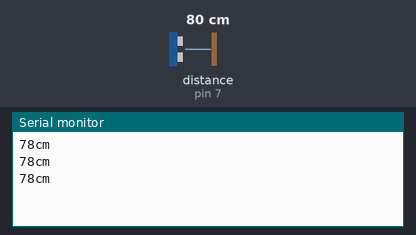
Bench run of a sketch on a simulated Arduino Uno, built with avr-gcc and run on an emulated ATmega328P. Parts: the last lines printed to the serial monitor. Wiring (inferred from the names in the program): ultrasonic range finder: trigger pin 6; echo pin 7. The test bench sets the inputs (shaded band); at power-on: distance to the obstacle (sensor on pin 7) 80 cm. The echo pulse lasts 58.3 µs per cm.

Above: at 1.3 s.
1.4 s: distance to the obstacle (sensor on pin 7) set to 2 cm
At 1.9 s:
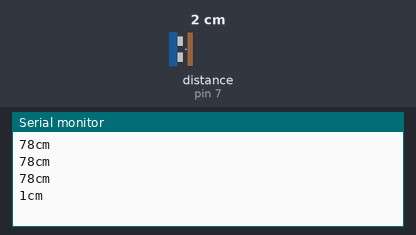
2.9 s: distance to the obstacle (sensor on pin 7) set to 4 cm
At 3.4 s:
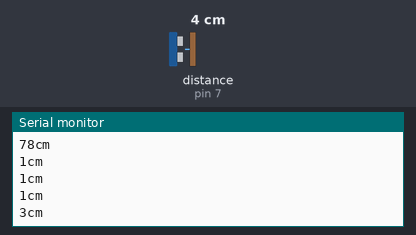
Timing chart, 0 to 5.9 s (numbered marks = the images above; inputs shaded):
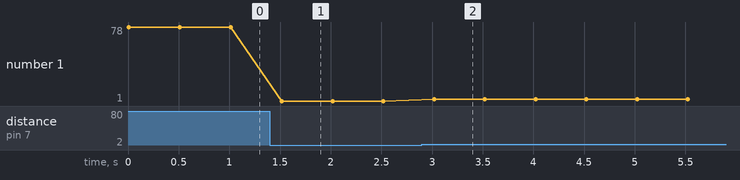

Measured:
- after the input at 1.4 s, the serial monitor: prints a new line after 0.12 s (image 1)
- after the input at 2.9 s, the serial monitor: prints a new line after 0.12 s (image 2)
- plotted number 1: 78 → 1 after the input at 1.4 s, 1 → 3 after the input at 2.9 s

The sketch:

ultrasonic2.ino
```cpp
const int trigger = 6;
const int echo = 7;

long timeElapsed = 0;
long distance = 0;

void setup() {
    pinMode(trigger, OUTPUT);
    pinMode(echo, INPUT);
    Serial.begin(115200);
}

void loop() {
    // Clear trigger
    digitalWrite(trigger,LOW);
    delayMicroseconds(2);

    // send 10 microseond trigger
    digitalWrite(trigger, HIGH);
    delayMicroseconds(10);
    digitalWrite(trigger, LOW);

    // time to get echo
    timeElapsed = pulseIn(echo, HIGH);

    // convert time to distance
    // Divide by 1000000 (convert microseconds to seconds)
    // Divide by 2 for distance there and back
    // Multiply by speed of sound 34300cm/s
    distance = timeElapsed * 170 / 10000; // in cm

    Serial.print(distance);
    Serial.println("cm");

    delay(500);
}
```
